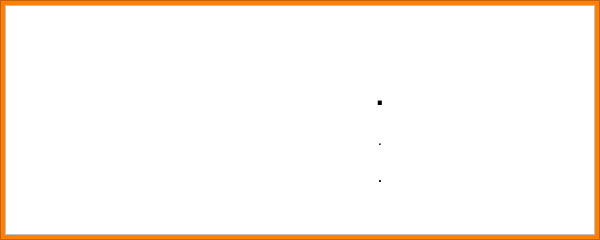
<?xml version="1.0" encoding="UTF-8"?>
<ui version="4.0">
 <class>SplashDialog</class>
 <widget class="QDialog" name="SplashDialog">
  <property name="geometry">
   <rect>
    <x>0</x>
    <y>0</y>
    <width>600</width>
    <height>240</height>
   </rect>
  </property>
  <property name="sizePolicy">
   <sizepolicy hsizetype="Fixed" vsizetype="Preferred">
    <horstretch>0</horstretch>
    <verstretch>0</verstretch>
   </sizepolicy>
  </property>
  <property name="minimumSize">
   <size>
    <width>600</width>
    <height>240</height>
   </size>
  </property>
  <property name="maximumSize">
   <size>
    <width>600</width>
    <height>300</height>
   </size>
  </property>
  <property name="baseSize">
   <size>
    <width>600</width>
    <height>240</height>
   </size>
  </property>
  <property name="palette">
   <palette>
    <active>
     <colorrole role="Light">
      <brush brushstyle="SolidPattern">
       <color alpha="255">
        <red>220</red>
        <green>220</green>
        <blue>220</blue>
       </color>
      </brush>
     </colorrole>
     <colorrole role="Base">
      <brush brushstyle="SolidPattern">
       <color alpha="255">
        <red>255</red>
        <green>255</green>
        <blue>255</blue>
       </color>
      </brush>
     </colorrole>
     <colorrole role="Window">
      <brush brushstyle="SolidPattern">
       <color alpha="255">
        <red>220</red>
        <green>220</green>
        <blue>220</blue>
       </color>
      </brush>
     </colorrole>
    </active>
    <inactive>
     <colorrole role="Light">
      <brush brushstyle="SolidPattern">
       <color alpha="255">
        <red>220</red>
        <green>220</green>
        <blue>220</blue>
       </color>
      </brush>
     </colorrole>
     <colorrole role="Base">
      <brush brushstyle="SolidPattern">
       <color alpha="255">
        <red>255</red>
        <green>255</green>
        <blue>255</blue>
       </color>
      </brush>
     </colorrole>
     <colorrole role="Window">
      <brush brushstyle="SolidPattern">
       <color alpha="255">
        <red>220</red>
        <green>220</green>
        <blue>220</blue>
       </color>
      </brush>
     </colorrole>
    </inactive>
    <disabled>
     <colorrole role="Light">
      <brush brushstyle="SolidPattern">
       <color alpha="255">
        <red>220</red>
        <green>220</green>
        <blue>220</blue>
       </color>
      </brush>
     </colorrole>
     <colorrole role="Base">
      <brush brushstyle="SolidPattern">
       <color alpha="255">
        <red>220</red>
        <green>220</green>
        <blue>220</blue>
       </color>
      </brush>
     </colorrole>
     <colorrole role="Window">
      <brush brushstyle="SolidPattern">
       <color alpha="255">
        <red>220</red>
        <green>220</green>
        <blue>220</blue>
       </color>
      </brush>
     </colorrole>
    </disabled>
   </palette>
  </property>
  <property name="windowTitle">
   <string>APPNAME</string>
  </property>
  <property name="windowIcon">
   <iconset resource="../resources/ChartGeany.qrc">
    <normaloff>:/png/images/icons/PNG/cglogo.png</normaloff>:/png/images/icons/PNG/cglogo.png</iconset>
  </property>
  <widget class="QLabel" name="logoLabel">
   <property name="geometry">
    <rect>
     <x>20</x>
     <y>10</y>
     <width>200</width>
     <height>220</height>
    </rect>
   </property>
   <property name="text">
    <string/>
   </property>
   <property name="pixmap">
    <pixmap resource="../resources/ChartGeany.qrc">:/png/images/icons/PNG/cglogo.png</pixmap>
   </property>
   <property name="scaledContents">
    <bool>false</bool>
   </property>
   <property name="alignment">
    <set>Qt::AlignCenter</set>
   </property>
  </widget>
  <widget class="QLabel" name="appnameLabel">
   <property name="geometry">
    <rect>
     <x>230</x>
     <y>75</y>
     <width>300</width>
     <height>40</height>
    </rect>
   </property>
   <property name="font">
    <font>
     <pointsize>22</pointsize>
     <weight>75</weight>
     <bold>true</bold>
    </font>
   </property>
   <property name="text">
    <string>.</string>
   </property>
   <property name="textFormat">
    <enum>Qt::AutoText</enum>
   </property>
   <property name="scaledContents">
    <bool>true</bool>
   </property>
   <property name="alignment">
    <set>Qt::AlignCenter</set>
   </property>
  </widget>
  <widget class="QLabel" name="versionLabel">
   <property name="geometry">
    <rect>
     <x>230</x>
     <y>125</y>
     <width>300</width>
     <height>30</height>
    </rect>
   </property>
   <property name="font">
    <font>
     <pointsize>11</pointsize>
     <weight>50</weight>
     <italic>false</italic>
     <bold>false</bold>
     <underline>false</underline>
     <kerning>true</kerning>
    </font>
   </property>
   <property name="text">
    <string>.</string>
   </property>
   <property name="textFormat">
    <enum>Qt::AutoText</enum>
   </property>
   <property name="scaledContents">
    <bool>true</bool>
   </property>
   <property name="alignment">
    <set>Qt::AlignCenter</set>
   </property>
  </widget>
  <widget class="QLabel" name="osLabel">
   <property name="geometry">
    <rect>
     <x>230</x>
     <y>165</y>
     <width>300</width>
     <height>25</height>
    </rect>
   </property>
   <property name="font">
    <font>
     <pointsize>9</pointsize>
     <weight>75</weight>
     <italic>false</italic>
     <bold>true</bold>
    </font>
   </property>
   <property name="text">
    <string>.</string>
   </property>
   <property name="textFormat">
    <enum>Qt::AutoText</enum>
   </property>
   <property name="scaledContents">
    <bool>true</bool>
   </property>
   <property name="alignment">
    <set>Qt::AlignCenter</set>
   </property>
  </widget>
  <widget class="QFrame" name="frame">
   <property name="enabled">
    <bool>true</bool>
   </property>
   <property name="geometry">
    <rect>
     <x>0</x>
     <y>0</y>
     <width>600</width>
     <height>240</height>
    </rect>
   </property>
   <property name="palette">
    <palette>
     <active>
      <colorrole role="WindowText">
       <brush brushstyle="SolidPattern">
        <color alpha="255">
         <red>255</red>
         <green>128</green>
         <blue>0</blue>
        </color>
       </brush>
      </colorrole>
      <colorrole role="Button">
       <brush brushstyle="SolidPattern">
        <color alpha="255">
         <red>255</red>
         <green>128</green>
         <blue>0</blue>
        </color>
       </brush>
      </colorrole>
      <colorrole role="Light">
       <brush brushstyle="SolidPattern">
        <color alpha="255">
         <red>255</red>
         <green>192</green>
         <blue>127</blue>
        </color>
       </brush>
      </colorrole>
      <colorrole role="Midlight">
       <brush brushstyle="SolidPattern">
        <color alpha="255">
         <red>255</red>
         <green>160</green>
         <blue>63</blue>
        </color>
       </brush>
      </colorrole>
      <colorrole role="Dark">
       <brush brushstyle="SolidPattern">
        <color alpha="255">
         <red>127</red>
         <green>64</green>
         <blue>0</blue>
        </color>
       </brush>
      </colorrole>
      <colorrole role="Mid">
       <brush brushstyle="SolidPattern">
        <color alpha="255">
         <red>170</red>
         <green>85</green>
         <blue>0</blue>
        </color>
       </brush>
      </colorrole>
      <colorrole role="Text">
       <brush brushstyle="SolidPattern">
        <color alpha="255">
         <red>0</red>
         <green>0</green>
         <blue>0</blue>
        </color>
       </brush>
      </colorrole>
      <colorrole role="BrightText">
       <brush brushstyle="SolidPattern">
        <color alpha="255">
         <red>255</red>
         <green>255</green>
         <blue>255</blue>
        </color>
       </brush>
      </colorrole>
      <colorrole role="ButtonText">
       <brush brushstyle="SolidPattern">
        <color alpha="255">
         <red>0</red>
         <green>0</green>
         <blue>0</blue>
        </color>
       </brush>
      </colorrole>
      <colorrole role="Base">
       <brush brushstyle="SolidPattern">
        <color alpha="255">
         <red>255</red>
         <green>128</green>
         <blue>0</blue>
        </color>
       </brush>
      </colorrole>
      <colorrole role="Window">
       <brush brushstyle="SolidPattern">
        <color alpha="255">
         <red>255</red>
         <green>128</green>
         <blue>0</blue>
        </color>
       </brush>
      </colorrole>
      <colorrole role="Shadow">
       <brush brushstyle="SolidPattern">
        <color alpha="255">
         <red>0</red>
         <green>0</green>
         <blue>0</blue>
        </color>
       </brush>
      </colorrole>
      <colorrole role="AlternateBase">
       <brush brushstyle="SolidPattern">
        <color alpha="255">
         <red>255</red>
         <green>191</green>
         <blue>127</blue>
        </color>
       </brush>
      </colorrole>
      <colorrole role="ToolTipBase">
       <brush brushstyle="SolidPattern">
        <color alpha="255">
         <red>255</red>
         <green>255</green>
         <blue>220</blue>
        </color>
       </brush>
      </colorrole>
      <colorrole role="ToolTipText">
       <brush brushstyle="SolidPattern">
        <color alpha="255">
         <red>0</red>
         <green>0</green>
         <blue>0</blue>
        </color>
       </brush>
      </colorrole>
     </active>
     <inactive>
      <colorrole role="WindowText">
       <brush brushstyle="SolidPattern">
        <color alpha="255">
         <red>255</red>
         <green>128</green>
         <blue>0</blue>
        </color>
       </brush>
      </colorrole>
      <colorrole role="Button">
       <brush brushstyle="SolidPattern">
        <color alpha="255">
         <red>255</red>
         <green>128</green>
         <blue>0</blue>
        </color>
       </brush>
      </colorrole>
      <colorrole role="Light">
       <brush brushstyle="SolidPattern">
        <color alpha="255">
         <red>255</red>
         <green>192</green>
         <blue>127</blue>
        </color>
       </brush>
      </colorrole>
      <colorrole role="Midlight">
       <brush brushstyle="SolidPattern">
        <color alpha="255">
         <red>255</red>
         <green>160</green>
         <blue>63</blue>
        </color>
       </brush>
      </colorrole>
      <colorrole role="Dark">
       <brush brushstyle="SolidPattern">
        <color alpha="255">
         <red>127</red>
         <green>64</green>
         <blue>0</blue>
        </color>
       </brush>
      </colorrole>
      <colorrole role="Mid">
       <brush brushstyle="SolidPattern">
        <color alpha="255">
         <red>170</red>
         <green>85</green>
         <blue>0</blue>
        </color>
       </brush>
      </colorrole>
      <colorrole role="Text">
       <brush brushstyle="SolidPattern">
        <color alpha="255">
         <red>0</red>
         <green>0</green>
         <blue>0</blue>
        </color>
       </brush>
      </colorrole>
      <colorrole role="BrightText">
       <brush brushstyle="SolidPattern">
        <color alpha="255">
         <red>255</red>
         <green>255</green>
         <blue>255</blue>
        </color>
       </brush>
      </colorrole>
      <colorrole role="ButtonText">
       <brush brushstyle="SolidPattern">
        <color alpha="255">
         <red>0</red>
         <green>0</green>
         <blue>0</blue>
        </color>
       </brush>
      </colorrole>
      <colorrole role="Base">
       <brush brushstyle="SolidPattern">
        <color alpha="255">
         <red>255</red>
         <green>128</green>
         <blue>0</blue>
        </color>
       </brush>
      </colorrole>
      <colorrole role="Window">
       <brush brushstyle="SolidPattern">
        <color alpha="255">
         <red>255</red>
         <green>128</green>
         <blue>0</blue>
        </color>
       </brush>
      </colorrole>
      <colorrole role="Shadow">
       <brush brushstyle="SolidPattern">
        <color alpha="255">
         <red>0</red>
         <green>0</green>
         <blue>0</blue>
        </color>
       </brush>
      </colorrole>
      <colorrole role="AlternateBase">
       <brush brushstyle="SolidPattern">
        <color alpha="255">
         <red>255</red>
         <green>191</green>
         <blue>127</blue>
        </color>
       </brush>
      </colorrole>
      <colorrole role="ToolTipBase">
       <brush brushstyle="SolidPattern">
        <color alpha="255">
         <red>255</red>
         <green>255</green>
         <blue>220</blue>
        </color>
       </brush>
      </colorrole>
      <colorrole role="ToolTipText">
       <brush brushstyle="SolidPattern">
        <color alpha="255">
         <red>0</red>
         <green>0</green>
         <blue>0</blue>
        </color>
       </brush>
      </colorrole>
     </inactive>
     <disabled>
      <colorrole role="WindowText">
       <brush brushstyle="SolidPattern">
        <color alpha="255">
         <red>127</red>
         <green>64</green>
         <blue>0</blue>
        </color>
       </brush>
      </colorrole>
      <colorrole role="Button">
       <brush brushstyle="SolidPattern">
        <color alpha="255">
         <red>255</red>
         <green>128</green>
         <blue>0</blue>
        </color>
       </brush>
      </colorrole>
      <colorrole role="Light">
       <brush brushstyle="SolidPattern">
        <color alpha="255">
         <red>255</red>
         <green>192</green>
         <blue>127</blue>
        </color>
       </brush>
      </colorrole>
      <colorrole role="Midlight">
       <brush brushstyle="SolidPattern">
        <color alpha="255">
         <red>255</red>
         <green>160</green>
         <blue>63</blue>
        </color>
       </brush>
      </colorrole>
      <colorrole role="Dark">
       <brush brushstyle="SolidPattern">
        <color alpha="255">
         <red>127</red>
         <green>64</green>
         <blue>0</blue>
        </color>
       </brush>
      </colorrole>
      <colorrole role="Mid">
       <brush brushstyle="SolidPattern">
        <color alpha="255">
         <red>170</red>
         <green>85</green>
         <blue>0</blue>
        </color>
       </brush>
      </colorrole>
      <colorrole role="Text">
       <brush brushstyle="SolidPattern">
        <color alpha="255">
         <red>127</red>
         <green>64</green>
         <blue>0</blue>
        </color>
       </brush>
      </colorrole>
      <colorrole role="BrightText">
       <brush brushstyle="SolidPattern">
        <color alpha="255">
         <red>255</red>
         <green>255</green>
         <blue>255</blue>
        </color>
       </brush>
      </colorrole>
      <colorrole role="ButtonText">
       <brush brushstyle="SolidPattern">
        <color alpha="255">
         <red>127</red>
         <green>64</green>
         <blue>0</blue>
        </color>
       </brush>
      </colorrole>
      <colorrole role="Base">
       <brush brushstyle="SolidPattern">
        <color alpha="255">
         <red>255</red>
         <green>128</green>
         <blue>0</blue>
        </color>
       </brush>
      </colorrole>
      <colorrole role="Window">
       <brush brushstyle="SolidPattern">
        <color alpha="255">
         <red>255</red>
         <green>128</green>
         <blue>0</blue>
        </color>
       </brush>
      </colorrole>
      <colorrole role="Shadow">
       <brush brushstyle="SolidPattern">
        <color alpha="255">
         <red>0</red>
         <green>0</green>
         <blue>0</blue>
        </color>
       </brush>
      </colorrole>
      <colorrole role="AlternateBase">
       <brush brushstyle="SolidPattern">
        <color alpha="255">
         <red>255</red>
         <green>128</green>
         <blue>0</blue>
        </color>
       </brush>
      </colorrole>
      <colorrole role="ToolTipBase">
       <brush brushstyle="SolidPattern">
        <color alpha="255">
         <red>255</red>
         <green>255</green>
         <blue>220</blue>
        </color>
       </brush>
      </colorrole>
      <colorrole role="ToolTipText">
       <brush brushstyle="SolidPattern">
        <color alpha="255">
         <red>0</red>
         <green>0</green>
         <blue>0</blue>
        </color>
       </brush>
      </colorrole>
     </disabled>
    </palette>
   </property>
   <property name="autoFillBackground">
    <bool>true</bool>
   </property>
   <property name="frameShape">
    <enum>QFrame::StyledPanel</enum>
   </property>
   <property name="frameShadow">
    <enum>QFrame::Raised</enum>
   </property>
  </widget>
  <widget class="QFrame" name="frame_3">
   <property name="geometry">
    <rect>
     <x>5</x>
     <y>5</y>
     <width>590</width>
     <height>230</height>
    </rect>
   </property>
   <property name="palette">
    <palette>
     <active>
      <colorrole role="WindowText">
       <brush brushstyle="SolidPattern">
        <color alpha="255">
         <red>0</red>
         <green>0</green>
         <blue>0</blue>
        </color>
       </brush>
      </colorrole>
      <colorrole role="Button">
       <brush brushstyle="SolidPattern">
        <color alpha="255">
         <red>255</red>
         <green>255</green>
         <blue>255</blue>
        </color>
       </brush>
      </colorrole>
      <colorrole role="Light">
       <brush brushstyle="SolidPattern">
        <color alpha="255">
         <red>255</red>
         <green>255</green>
         <blue>255</blue>
        </color>
       </brush>
      </colorrole>
      <colorrole role="Midlight">
       <brush brushstyle="SolidPattern">
        <color alpha="255">
         <red>255</red>
         <green>255</green>
         <blue>255</blue>
        </color>
       </brush>
      </colorrole>
      <colorrole role="Dark">
       <brush brushstyle="SolidPattern">
        <color alpha="255">
         <red>127</red>
         <green>127</green>
         <blue>127</blue>
        </color>
       </brush>
      </colorrole>
      <colorrole role="Mid">
       <brush brushstyle="SolidPattern">
        <color alpha="255">
         <red>170</red>
         <green>170</green>
         <blue>170</blue>
        </color>
       </brush>
      </colorrole>
      <colorrole role="Text">
       <brush brushstyle="SolidPattern">
        <color alpha="255">
         <red>0</red>
         <green>0</green>
         <blue>0</blue>
        </color>
       </brush>
      </colorrole>
      <colorrole role="BrightText">
       <brush brushstyle="SolidPattern">
        <color alpha="255">
         <red>255</red>
         <green>255</green>
         <blue>255</blue>
        </color>
       </brush>
      </colorrole>
      <colorrole role="ButtonText">
       <brush brushstyle="SolidPattern">
        <color alpha="255">
         <red>0</red>
         <green>0</green>
         <blue>0</blue>
        </color>
       </brush>
      </colorrole>
      <colorrole role="Base">
       <brush brushstyle="SolidPattern">
        <color alpha="255">
         <red>255</red>
         <green>255</green>
         <blue>255</blue>
        </color>
       </brush>
      </colorrole>
      <colorrole role="Window">
       <brush brushstyle="SolidPattern">
        <color alpha="255">
         <red>255</red>
         <green>255</green>
         <blue>255</blue>
        </color>
       </brush>
      </colorrole>
      <colorrole role="Shadow">
       <brush brushstyle="SolidPattern">
        <color alpha="255">
         <red>0</red>
         <green>0</green>
         <blue>0</blue>
        </color>
       </brush>
      </colorrole>
      <colorrole role="AlternateBase">
       <brush brushstyle="SolidPattern">
        <color alpha="255">
         <red>255</red>
         <green>255</green>
         <blue>255</blue>
        </color>
       </brush>
      </colorrole>
      <colorrole role="ToolTipBase">
       <brush brushstyle="SolidPattern">
        <color alpha="255">
         <red>255</red>
         <green>255</green>
         <blue>220</blue>
        </color>
       </brush>
      </colorrole>
      <colorrole role="ToolTipText">
       <brush brushstyle="SolidPattern">
        <color alpha="255">
         <red>0</red>
         <green>0</green>
         <blue>0</blue>
        </color>
       </brush>
      </colorrole>
     </active>
     <inactive>
      <colorrole role="WindowText">
       <brush brushstyle="SolidPattern">
        <color alpha="255">
         <red>0</red>
         <green>0</green>
         <blue>0</blue>
        </color>
       </brush>
      </colorrole>
      <colorrole role="Button">
       <brush brushstyle="SolidPattern">
        <color alpha="255">
         <red>255</red>
         <green>255</green>
         <blue>255</blue>
        </color>
       </brush>
      </colorrole>
      <colorrole role="Light">
       <brush brushstyle="SolidPattern">
        <color alpha="255">
         <red>255</red>
         <green>255</green>
         <blue>255</blue>
        </color>
       </brush>
      </colorrole>
      <colorrole role="Midlight">
       <brush brushstyle="SolidPattern">
        <color alpha="255">
         <red>255</red>
         <green>255</green>
         <blue>255</blue>
        </color>
       </brush>
      </colorrole>
      <colorrole role="Dark">
       <brush brushstyle="SolidPattern">
        <color alpha="255">
         <red>127</red>
         <green>127</green>
         <blue>127</blue>
        </color>
       </brush>
      </colorrole>
      <colorrole role="Mid">
       <brush brushstyle="SolidPattern">
        <color alpha="255">
         <red>170</red>
         <green>170</green>
         <blue>170</blue>
        </color>
       </brush>
      </colorrole>
      <colorrole role="Text">
       <brush brushstyle="SolidPattern">
        <color alpha="255">
         <red>0</red>
         <green>0</green>
         <blue>0</blue>
        </color>
       </brush>
      </colorrole>
      <colorrole role="BrightText">
       <brush brushstyle="SolidPattern">
        <color alpha="255">
         <red>255</red>
         <green>255</green>
         <blue>255</blue>
        </color>
       </brush>
      </colorrole>
      <colorrole role="ButtonText">
       <brush brushstyle="SolidPattern">
        <color alpha="255">
         <red>0</red>
         <green>0</green>
         <blue>0</blue>
        </color>
       </brush>
      </colorrole>
      <colorrole role="Base">
       <brush brushstyle="SolidPattern">
        <color alpha="255">
         <red>255</red>
         <green>255</green>
         <blue>255</blue>
        </color>
       </brush>
      </colorrole>
      <colorrole role="Window">
       <brush brushstyle="SolidPattern">
        <color alpha="255">
         <red>255</red>
         <green>255</green>
         <blue>255</blue>
        </color>
       </brush>
      </colorrole>
      <colorrole role="Shadow">
       <brush brushstyle="SolidPattern">
        <color alpha="255">
         <red>0</red>
         <green>0</green>
         <blue>0</blue>
        </color>
       </brush>
      </colorrole>
      <colorrole role="AlternateBase">
       <brush brushstyle="SolidPattern">
        <color alpha="255">
         <red>255</red>
         <green>255</green>
         <blue>255</blue>
        </color>
       </brush>
      </colorrole>
      <colorrole role="ToolTipBase">
       <brush brushstyle="SolidPattern">
        <color alpha="255">
         <red>255</red>
         <green>255</green>
         <blue>220</blue>
        </color>
       </brush>
      </colorrole>
      <colorrole role="ToolTipText">
       <brush brushstyle="SolidPattern">
        <color alpha="255">
         <red>0</red>
         <green>0</green>
         <blue>0</blue>
        </color>
       </brush>
      </colorrole>
     </inactive>
     <disabled>
      <colorrole role="WindowText">
       <brush brushstyle="SolidPattern">
        <color alpha="255">
         <red>127</red>
         <green>127</green>
         <blue>127</blue>
        </color>
       </brush>
      </colorrole>
      <colorrole role="Button">
       <brush brushstyle="SolidPattern">
        <color alpha="255">
         <red>255</red>
         <green>255</green>
         <blue>255</blue>
        </color>
       </brush>
      </colorrole>
      <colorrole role="Light">
       <brush brushstyle="SolidPattern">
        <color alpha="255">
         <red>255</red>
         <green>255</green>
         <blue>255</blue>
        </color>
       </brush>
      </colorrole>
      <colorrole role="Midlight">
       <brush brushstyle="SolidPattern">
        <color alpha="255">
         <red>255</red>
         <green>255</green>
         <blue>255</blue>
        </color>
       </brush>
      </colorrole>
      <colorrole role="Dark">
       <brush brushstyle="SolidPattern">
        <color alpha="255">
         <red>127</red>
         <green>127</green>
         <blue>127</blue>
        </color>
       </brush>
      </colorrole>
      <colorrole role="Mid">
       <brush brushstyle="SolidPattern">
        <color alpha="255">
         <red>170</red>
         <green>170</green>
         <blue>170</blue>
        </color>
       </brush>
      </colorrole>
      <colorrole role="Text">
       <brush brushstyle="SolidPattern">
        <color alpha="255">
         <red>127</red>
         <green>127</green>
         <blue>127</blue>
        </color>
       </brush>
      </colorrole>
      <colorrole role="BrightText">
       <brush brushstyle="SolidPattern">
        <color alpha="255">
         <red>255</red>
         <green>255</green>
         <blue>255</blue>
        </color>
       </brush>
      </colorrole>
      <colorrole role="ButtonText">
       <brush brushstyle="SolidPattern">
        <color alpha="255">
         <red>127</red>
         <green>127</green>
         <blue>127</blue>
        </color>
       </brush>
      </colorrole>
      <colorrole role="Base">
       <brush brushstyle="SolidPattern">
        <color alpha="255">
         <red>255</red>
         <green>255</green>
         <blue>255</blue>
        </color>
       </brush>
      </colorrole>
      <colorrole role="Window">
       <brush brushstyle="SolidPattern">
        <color alpha="255">
         <red>255</red>
         <green>255</green>
         <blue>255</blue>
        </color>
       </brush>
      </colorrole>
      <colorrole role="Shadow">
       <brush brushstyle="SolidPattern">
        <color alpha="255">
         <red>0</red>
         <green>0</green>
         <blue>0</blue>
        </color>
       </brush>
      </colorrole>
      <colorrole role="AlternateBase">
       <brush brushstyle="SolidPattern">
        <color alpha="255">
         <red>255</red>
         <green>255</green>
         <blue>255</blue>
        </color>
       </brush>
      </colorrole>
      <colorrole role="ToolTipBase">
       <brush brushstyle="SolidPattern">
        <color alpha="255">
         <red>255</red>
         <green>255</green>
         <blue>220</blue>
        </color>
       </brush>
      </colorrole>
      <colorrole role="ToolTipText">
       <brush brushstyle="SolidPattern">
        <color alpha="255">
         <red>0</red>
         <green>0</green>
         <blue>0</blue>
        </color>
       </brush>
      </colorrole>
     </disabled>
    </palette>
   </property>
   <property name="autoFillBackground">
    <bool>true</bool>
   </property>
   <property name="frameShape">
    <enum>QFrame::StyledPanel</enum>
   </property>
   <property name="frameShadow">
    <enum>QFrame::Sunken</enum>
   </property>
   <property name="lineWidth">
    <number>3</number>
   </property>
  </widget>
  <zorder>frame</zorder>
  <zorder>frame_3</zorder>
  <zorder>logoLabel</zorder>
  <zorder>appnameLabel</zorder>
  <zorder>versionLabel</zorder>
  <zorder>osLabel</zorder>
 </widget>
 <resources>
  <include location="../resources/ChartGeany.qrc"/>
 </resources>
 <connections/>
</ui>
